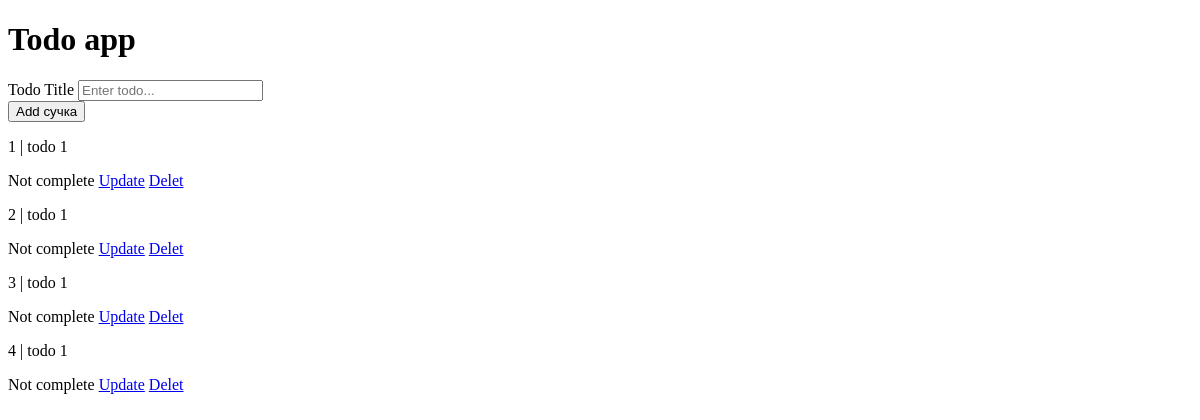
Before: / with the older database file.
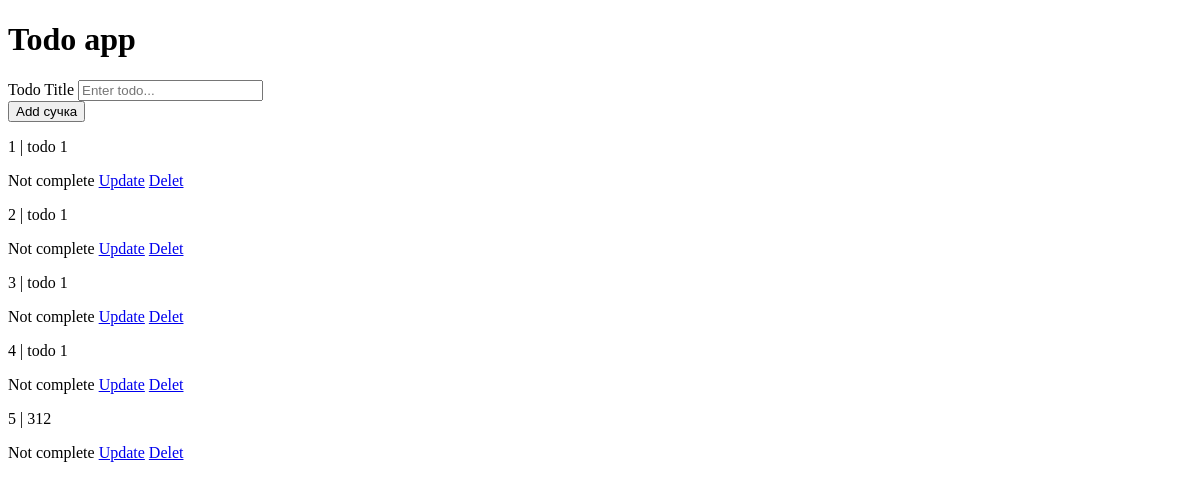
After: the same page with the newer database file.
### app.py (models this page shows)
class Todo(db.Model):
    id = db.Column(db.Integer, primary_key=True)
    title = db.Column(db.String, nullable=False)
    complete = db.Column(db.Boolean, default=False)

### app.py (the view)
@app.route('/')
def index():
    todo_list = Todo.query.all()
    print(todo_list)
    return render_template('base.html', todos=todo_list)

### templates/base.html (shortened to what this page needs)
<!DOCTYPE html>
<html lang="en">
<head>
</head>
<body>
    <h1>Todo app</h1>
    <form action="/add" method="post">
        <div>
            <label for="title">Todo Title</labelL>
            <input type="text" name="title" placeholder="Enter todo...">
            <br>
            <button type="submit">Add сучка</button>
        </div>
    </form>
    {% for todo in todos %}
    <p>{{ todo.id }} | {{todo.title}}</p>
    {% if todo.complete == False %}
        <span>Not complete</span>
    {% else %}
        <span>Complete</span>
    {% endif %}
    <a href="/">Update</a>
    <a href="/">Delet</a>
{% endfor %}
</body>
</html>

Changed rows visible on the page:
added Todo: id "5", title "312", complete "Not complete"
